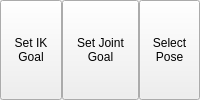
              <widget class="QWidget" name="widget_30" native="true">
               <property name="maximumSize">
                <size>
                 <width>2000</width>
                 <height>16777210</height>
                </size>
               </property>
               <layout class="QHBoxLayout" name="horizontalLayout_34">
                <property name="spacing">
                 <number>0</number>
                </property>
                <property name="leftMargin">
                 <number>0</number>
                </property>
                <property name="topMargin">
                 <number>0</number>
                </property>
                <property name="rightMargin">
                 <number>0</number>
                </property>
                <property name="bottomMargin">
                 <number>0</number>
                </property>
                <item>
                 <widget class="QToolButton" name="set_ik_goal_button">
                  <property name="sizePolicy">
                   <sizepolicy hsizetype="Preferred" vsizetype="Preferred">
                    <horstretch>0</horstretch>
                    <verstretch>0</verstretch>
                   </sizepolicy>
                  </property>
                  <property name="toolTip">
                   <string>&lt;html&gt;&lt;head/&gt;&lt;body&gt;&lt;p&gt;Undo Last Command&lt;/p&gt;&lt;/body&gt;&lt;/html&gt;</string>
                  </property>
                  <property name="text">
                   <string>Set IK
Goal</string>
                  </property>
                  <property name="icon">
                   <iconset resource="../../resources.qrc">
                    <normaloff>:/icons/icons8-browse-podcasts-48.png</normaloff>:/icons/icons8-browse-podcasts-48.png</iconset>
                  </property>
                  <property name="iconSize">
                   <size>
                    <width>40</width>
                    <height>46</height>
                   </size>
                  </property>
                  <property name="toolButtonStyle">
                   <enum>Qt::ToolButtonStyle::ToolButtonTextUnderIcon</enum>
                  </property>
                 </widget>
                </item>
                <item>
                 <widget class="QToolButton" name="set_joint_goal_button">
                  <property name="sizePolicy">
                   <sizepolicy hsizetype="Preferred" vsizetype="Expanding">
                    <horstretch>0</horstretch>
                    <verstretch>0</verstretch>
                   </sizepolicy>
                  </property>
                  <property name="minimumSize">
                   <size>
                    <width>77</width>
                    <height>32</height>
                   </size>
                  </property>
                  <property name="maximumSize">
                   <size>
                    <width>77</width>
                    <height>16777215</height>
                   </size>
                  </property>
                  <property name="text">
                   <string>Set Joint
Goal</string>
                  </property>
                  <property name="icon">
                   <iconset resource="../../resources.qrc">
                    <normaloff>:/icons/icons8-elbow-64.png</normaloff>:/icons/icons8-elbow-64.png</iconset>
                  </property>
                  <property name="iconSize">
                   <size>
                    <width>36</width>
                    <height>36</height>
                   </size>
                  </property>
                  <property name="checkable">
                   <bool>true</bool>
                  </property>
                  <property name="toolButtonStyle">
                   <enum>Qt::ToolButtonStyle::ToolButtonTextUnderIcon</enum>
                  </property>
                 </widget>
                </item>
                <item>
                 <widget class="QToolButton" name="select_named_pose_button">
                  <property name="sizePolicy">
                   <sizepolicy hsizetype="Preferred" vsizetype="Preferred">
                    <horstretch>0</horstretch>
                    <verstretch>0</verstretch>
                   </sizepolicy>
                  </property>
                  <property name="text">
                   <string>Select
Pose</string>
                  </property>
                  <property name="icon">
                   <iconset resource="../../resources.qrc">
                    <normaloff>:/icons/icons8-wacom-tablet-48.png</normaloff>:/icons/icons8-wacom-tablet-48.png</iconset>
                  </property>
                  <property name="iconSize">
                   <size>
                    <width>40</width>
                    <height>40</height>
                   </size>
                  </property>
                  <property name="toolButtonStyle">
                   <enum>Qt::ToolButtonStyle::ToolButtonTextUnderIcon</enum>
                  </property>
                 </widget>
                </item>
               </layout>
              </widget>
